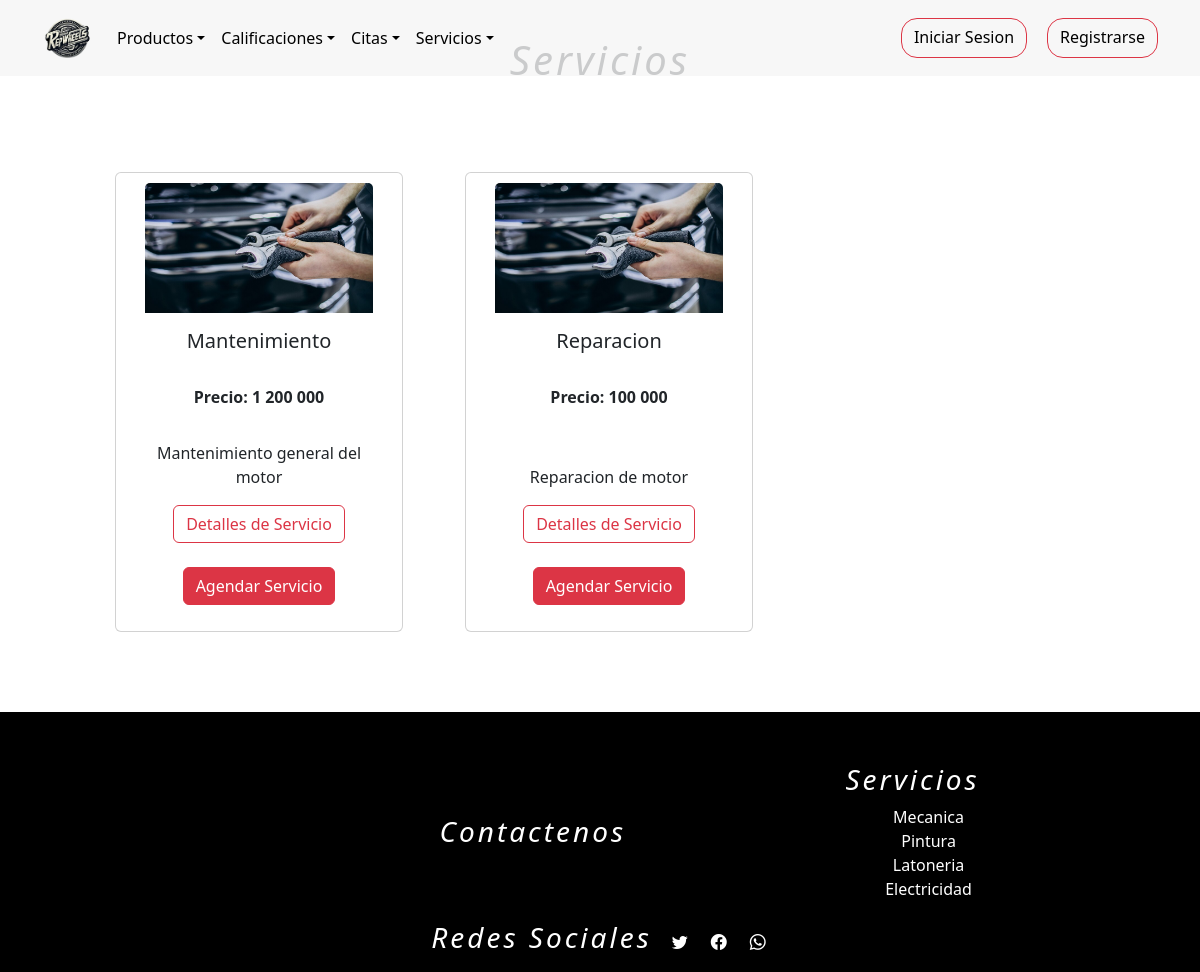
Screenshot of /servicios with the database file from the repository.
### tienda/models.py (models this page shows, shortened)
class Servicios(models.Model):
    nombre = models.CharField(max_length=254)
    descripcion_servicio = models.TextField()
    foto = models.ImageField(upload_to="media/", default="tienda/media/servicio.jpg")
    precio = models.IntegerField(null=False,blank=False,default=100000)

### tienda/views.py (the view)
# urls.py: path('servicios',views.servicio,name='servicios'),
def servicio(request):
    q = Servicios.objects.all()
    p = Promociones.objects.all()
    context = {"data":q , 'promociones' : p}
    return render(request, "tienda/servicios/servicio.html",context)

### tienda/templates/tienda/servicios/servicio.html (shortened to what this page needs)
{% extends 'tienda/base.html' %}
{% load static %}
{% load humanize %}
{% block contenedor %}
<main class="mainly">
        <section style="background-color: black;">
            <div id="carouselServicios" class="carousel slide" style="max-width: 100%; height: 10">
              <button class="carousel-control-next" type="button" data-bs-target="#carouselServicios" data-bs-slide="next">
                <span class="carousel-control-next-icon" ariahidden="true"></span>
              </button>
            </div>
          </section>
          <section class="servicios">
            <h1>Servicios</h1>
            <div>
              <div class="product">
                  {% if data %}
                      {% for p in data %}
                              <div class="card align-items-center text-center p-10 "  style="width: 18rem; padding: 10px;">
                                <img src="{{ p.foto.url }}" class="card-img-top" alt="{{ p.nombre }}" style="width:86%; height: 130px;" >
                                <div class="card-body">
                                  <h5 class="card-title">{{ p.nombre }}</h5>
                                  <p class="card-text"><br> <strong>Precio: {{ p.precio|floatformat:0|intcomma }}</strong></p>
                                </div>
                                <div>
                                  <div class="card-body">
                                    <p class="card-text">{{ p.descripcion_servicio }} </p>
                                    <a onclick="info({{ p.id }})" class="btn btn-outline-danger" data-bs-toggle="modal" data-bs-target="#details">Detalles de Servicio</a> <br><br>
                                    <a href="{% url 'citas' %}" class="btn btn-danger">Agendar Servicio</a>
                                  </div>
                                </div>
                              </div>
                      {% endfor %}
                  {% else %}
                      <h1>No hay servicios agregados</h1>
                  {% endif %}
              </div>
          </div>
          </section>
</main>
{% endblock %}

### tienda/static/tienda/css/landing.css (style rules this page uses)
section { background-color: rgb(255, 255, 255); height: 100%; }
.mainly { padding-top: 3%; }
a { text-decoration: none; color: white; }
h1 { text-align: center; }
footer h3,h1 { text-align: center; font-style: italic; letter-spacing: 3px; }
.servicios { height: 100%; border: none; }
.product { display: grid; grid-template-columns: repeat(3,350px); row-gap:50px; margin-left: 80px; align-content: center; justify-content: center; padding: 80px ; }

### rows the page displays
Servicios: foto (picture), nombre "Mantenimiento", precio "1 200 000", descripcion_servicio "Mantenimiento general del motor"
Servicios: foto (picture), nombre "Reparacion", precio "100 000", descripcion_servicio "Reparacion de motor"
